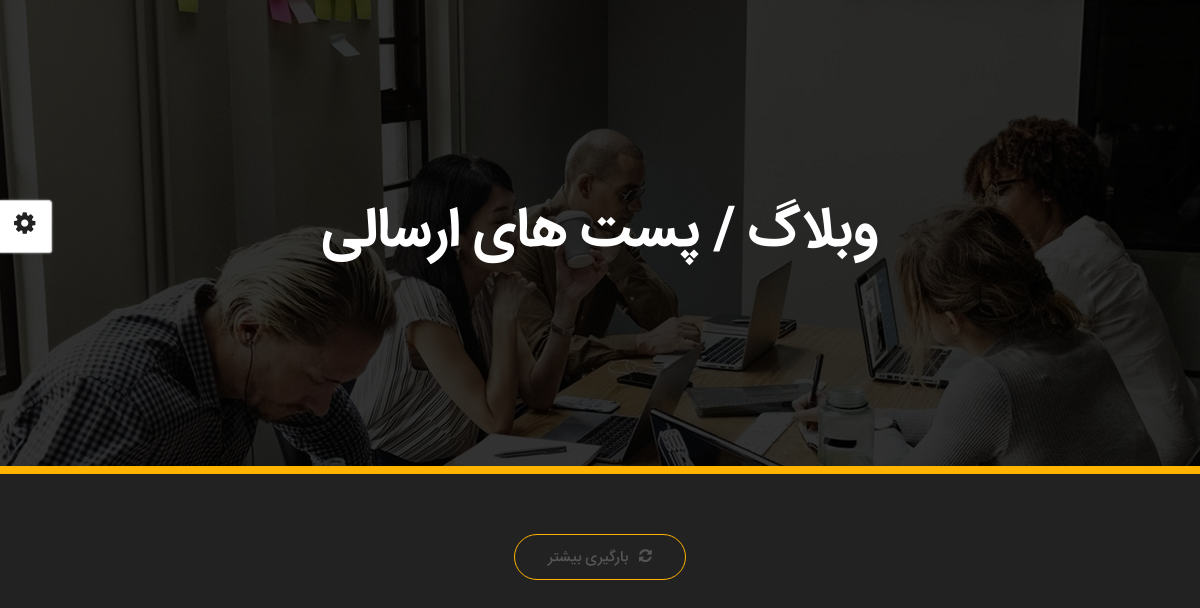
/mag/, run on an earlier commit of the app's database.
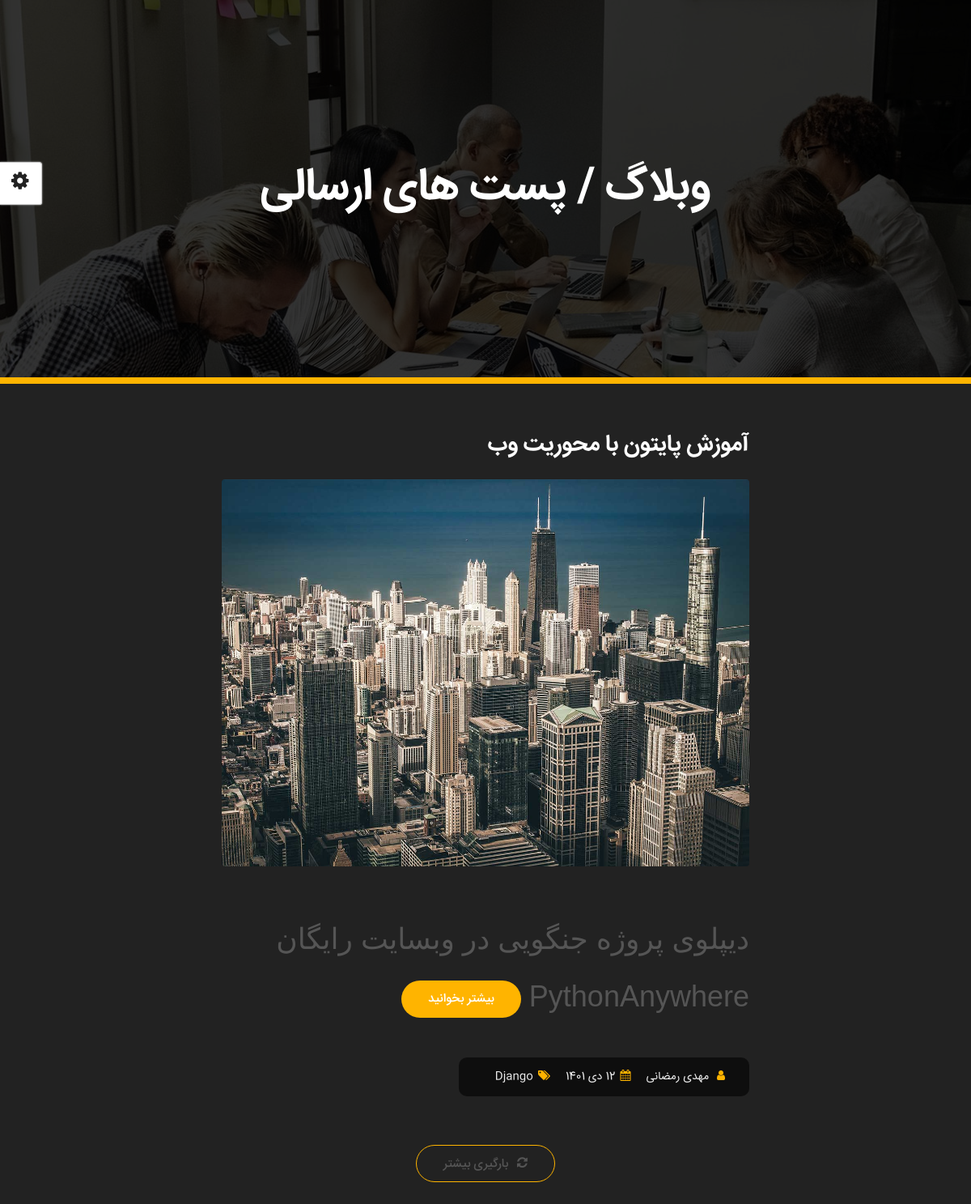
And on a later commit of the database.
### apps/Blog_app/models.py (models this page shows, shortened)
class Article(models.Model):
    auther=models.CharField(max_length=50,default="مهدی رمضانی")
    titel=models.CharField(max_length=200)
    tag=models.ManyToManyField(Tag,related_name="Article")
    image=models.ImageField(upload_to="media/mag/image")
    created=models.CharField(max_length=50)
    slug=models.SlugField()
    body=RichTextField()
    def get_absolut_url(self):
        return reverse("Blog_app:Blog-post",kwargs={"slug":self.slug})

class Tag(models.Model):
    name=models.CharField(max_length=100)
    created=models.DateTimeField(auto_now_add=True)
    def __str__(self):
        return self.name

### apps/Blog_app/views.py (the view)
# urls.py: path("",views.ArticleView.as_view(),name="Blog"),
class ArticleView(ListView):
    model = Article
    template_name = "Blog_app/blog.html"

### apps/Blog_app/templates/Blog_app/blog.html (shortened to what this page needs)
{% load static %}
<!DOCTYPE html>
<html lang="en">
<head>
    <link type="text/css" media="all" href="{% static "css/bootstrap.min.css" %}" rel="stylesheet">
    <link type="text/css" media="all" href="{% static "css/font-awesome.min.css" %}" rel="stylesheet">
    <link type="text/css" media="all" href="{% static "css/style.css" %}" rel="stylesheet">
    <link type="text/css" media="all" href="{% static "css/skins/yellow.css" %}" rel="stylesheet">
    <link rel="alternate stylesheet" type="text/css" title="blue" href="{% static "css/skins/blue.css" %}" />
    <link rel="alternate stylesheet" type="text/css" title="goldenrod" href="{% static "css/skins/goldrenrod.css" %}" />
    <link rel="alternate stylesheet" type="text/css" title="green" href="{% static "css/skins/green.css" %}" />
    <link rel="alternate stylesheet" type="text/css" title="magenta" href="{% static "css/skins/magenta.css" %}" />
    <link rel="alternate stylesheet" type="text/css" title="orange" href="{% static "css/skins/orange.css" %}" />
    <link rel="alternate stylesheet" type="text/css" title="red" href="{% static "css/skins/red.css" %}" />
    <link rel="alternate stylesheet" type="text/css" title="yellow" href="{% static "css/skins/yellow.css" %}" />
    <link rel="alternate stylesheet" type="text/css" title="yellowgreen" href="{% static "css/skins/yellowgreen.css" %}" />
    <link rel="stylesheet" type="text/css" href="{% static "css/styleswitcher.css" %}" />
</head>
<body class="dark blog">
    <div class="page">
        <div id="showSwitcher" class="styleSecondColor"><i class="fa fa-cog fa-spin"></i></div>
        <div class="wrapper">
            <div class="container-fluid page-title">
                <div class="content-banner">
                    <h2 class="text-center">
                        <span> وبلاگ /</span>
                        <span> پست های ارسالی</span>
                    </h2>
                </div>
            </div>
            <div class="container">
                <div class="row">
                    <div class="content">
                        {% for item in object_list %}
                        <article>
                            <a href="{{ item.get_absolut_url }}">
                                <h4>{{ item.titel }}</h4>
                            </a>
                            <figure class="blog-figure">
                                <a href="{{ item.get_absolut_url }}">
                                    <img class="responsive-img" src="{{ item.image.url }}" alt="">
                                </a>
                            </figure>
                            <div class="blog-excerpt">
                                <p>{{ item.body|slice:"0:200" | safe }}</p>
                                <a href="{{ item.get_absolut_url }}" class="btn readmore">
                                    <span>بیشتر بخوانید</span>
                                </a>
                                <div class="meta">
                                    <span><i class="fa fa-user"></i> <a >{{ item.auther }}</a></span>
                                    <span class="date"><i class="fa fa-calendar"></i>{{ item.created }}</span>
                                    <span><i class="fa fa-tags"></i>{{ item.tag.all.first }}</span>
                                </div>
                            </div>
                        </article>
                        {% endfor %}
                        <div class="col-12 mx-auto text-center">
                            <a  class="btn btn-secondary refresh">
                                <span><i class="fa fa-refresh"></i>بارگیری بیشتر</span>
                            </a>
                        </div>
                    </div>
                </div>
            </div>
        </div>
    </div>
</body>
</html>

### assets/css/style.css (style rules this page uses)
body, body * { font-family: iransans; direction: rtl !important; }
body, html { font-size: 100%; padding: 0; margin: 0; top: 0; left: 0; width: 100%; height: 100%; overflow: hidden; }
*, *:after, *:before { -webkit-box-sizing: border-box; -moz-box-sizing: border-box; box-sizing: border-box; }
body { color: #555; background: #fff; font-size: 0.9em; }
.btn { box-shadow: none !important; border-radius: 26px; height: 46px; line-height: 46px; font-size: 15px; color: #fff; padding: 0 33px; outline: none !important; overflow: hidden; display: inline-block; position: relative; border: 0; }
.btn span { position: relative; z-index: 2; font-family: iransans-medium !important; }
.btn:before { position: absolute; content: ""; top: 0; height: 102%; left: -25%; width: 0%; background-color: #555; transform: skew(-22deg); transition-duration: .6s; z-index: 1; }
.btn.btn-secondary { color: #555; }
.btn.btn-secondary, .btn.btn-secondary:after { background: transparent; }
.btn.btn-secondary:before { background: #555; }
.btn i { padding-left: 11px; }
.container { margin: 0 auto; max-width: initial; max-width: 1170px; }
@media only screen and (min-width: 601px) { .container { width: 100%; } }
@media only screen and (min-width: 1025px) { .container { width: 100%; padding-left: 30px; padding-right: 30px; } }
@media only screen and (min-width: 1199px) { .container { width: 100%; } }
body.dark, body.dark .navigation, body.dark .resume-items .item .bullet, body.dark #main>section, body.blog.dark, body.dark #home .home-content, body.dark .carousel-controls, body.dark .arrow { background: #222; }
body.dark .personal-info h6, body.dark .personal-info ul li span, body.dark .contact-container .contact .rightside h6, section#blog.dark article h4, body.blog.dark article h4, body.dark .main-text h1, body.light.dark-header .main-text h1, body.dark .project-details, body.dark section#blog article h4, body.dark section#blog .meta span, body.dark .resume-container h6, body.dark .resume-items .item .card-header, body.dark .resume-items .item a:before, body.dark .skills li, body.dark .skill-text, body.dark .page-title h2, body.dark .contact-container .contact .leftside h6, body.dark .title-section { color: #fff; }
body.dark .comments-form .form-group i, body.dark .contact-container .contact .rightside form .form-group i, body.dark .main-text h3, body.light.dark-header .main-text h3, body.dark p, body.light.dark-header .main-text p, body.dark .personal-info ul li, body.dark .contact-container .contact .leftside, body.dark .navigation a { color: #eee; }
body.blog.dark p, body.blog.dark .meta span { color: #eee; }
body.blog.dark .meta, body.blog .container-fluid.page-title .meta { background: rgba(0, 0, 0, .6) !important; }
.page { position: relative; height: 100%; }
.animated { animation-duration: 1s; animation-fill-mode: both; opacity: 1; }
.page-title h2 { font-size: 55px; position: relative; z-index: 0; margin-bottom: 0; color: #555; font-family: iransans-bold !important; }
.page-title h2 span { font-family: iransans-bold !important; }
.blog-excerpt { text-align: right }
body.blog .content { padding: 0 24px; margin: 0 auto; max-width: 700px; }
body.blog { background-color: #fff; overflow: auto; }
body.blog .container-fluid.page-title { background-repeat: no-repeat; background-position: center top; background-image: url(../img/blog/banner.jpg); padding: 0; margin-bottom: 60px; }
body.blog .container-fluid.page-title .content-banner { background-color: rgba(0, 0, 0, .8); padding: 200px 30px; width: 100%; text-align: center; }
body.blog .container-fluid.page-title .content-banner h2, body.blog .container-fluid.page-title .meta { color: #fff; }
body.blog .container-fluid.page-title .content-banner h2 span { color: #fff !important; }
.refresh { margin-bottom: 70px; }
body.blog article { margin-bottom: 60px; }
body.blog figure { margin: 0; }
body.blog figure a img, body.blog figure img { width: 100%; border-radius: 4px; }
body.blog article h4 { color: #555; font-size: 28px; margin: 0 0 24px; font-family: iransans-bold }
body.blog .readmore.btn { margin: 24px 0; }
body.blog p { line-height: 2; margin: 20px 0 0; text-align: justify }
body.blog .meta { clear: both; padding: 15px 30px; font-size: 14px; border-radius: 10px; display: inline-block; margin-top: 25px; background: #eee !important; }
body.blog .meta span { margin-left: 15px; display: inline-block; }
body.blog .meta i { padding-left: 6px; }

What changed in the data, as far as the page shows it:
added Article: titel "آموزش پایتون با محوریت وب", image (picture), body "دیپلوی پروژه جنگویی در وبسایت رایگان PythonAnywhere", auther "مهدی رمضانی", created "12 دی 1401", tag.all.first "Django"
